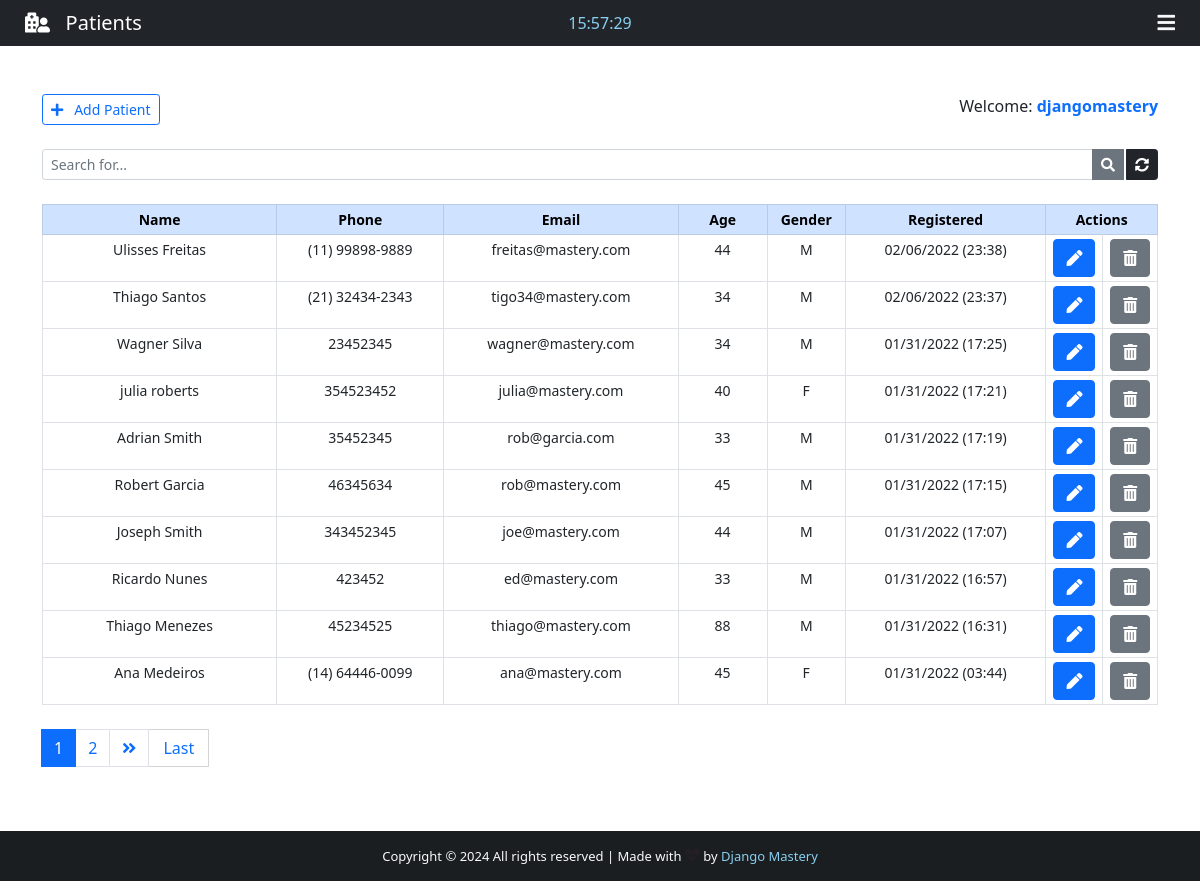
The app's page /backend/ (signed in) with its own data.
### App/models.py (models this page shows, shortened)
class Patient(models.Model):
    GENDER = (
        ('M', 'M'),
        ('F', 'F'),
    )
    id = models.IntegerField(primary_key=True)
    name = models.CharField(max_length=40)
    phone = models.CharField(max_length=20)
    email = models.CharField(max_length=40)
    age = models.CharField(max_length=3)
    gender = models.CharField(max_length=1, null=True, choices=GENDER)
    note = models.TextField(blank=True)
    created_at = models.DateTimeField(auto_now_add=True)

### App/views.py (the view)
# urls.py: path('backend/', views.backend, name="backend"),
@cache_control(no_cache=True, must_revalidade=True, no_store=True)
@login_required(login_url="login")
def backend(request):
    if 'q' in request.GET:
        q = request.GET['q']
        all_patient_list = Patient.objects.filter(
            Q(name__icontains=q) | Q(phone__icontains=q) | Q(email__icontains=q) | Q(
                age__icontains=q) | Q(gender__icontains=q) | Q(note__icontains=q)
        ).order_by('-created_at')
    else:
        all_patient_list = Patient.objects.all().order_by('-created_at')
    paginator = Paginator(all_patient_list, 10)
    page = request.GET.get('page')
    all_patient = paginator.get_page(page)
    total = Patient.objects.all().count()
    return render(request, "backend.html", {"patients": all_patient, 'count': total})

### App/templates/backend.html (shortened to what this page needs)
{% extends 'base.html' %}
{% block nav-content %}
<i class="fas fa-hospital-user"></i>&nbsp;&nbsp; Patients
{% endblock nav-content %}
{% block time %}
<div class="col-sm">
<center>
    <span id="clock" style="color: #89cff0;"></span>
</center>
</div>
{% endblock time %}
{% block btn-nav %}
<div class="text-light" id="sidebar" data-bs-toggle="offcanvas" data-bs-target="#offcanvasRight" aria-controls="offcanvasRight">
    <i class="fas fa-bars"></i>
</div>
{% endblock btn-nav %}
{% block footer %} style="color: #89cff0; text-decoration: none;" {% endblock footer %}
{% block content %}
<div class="container">
    <br><br>
    <div class="d-flex justify-content-between">
        <a href="{% url 'add_patient' %}" id="Btn-add-desktop" class="btn btn-outline-primary btn-sm txt-sm"><i class="fas fa-plus"></i>&nbsp;&nbsp; Add Patient</a>
        <span class="txt-sm">
            Welcome: <strong><span class="text-primary">{{ user.get_username }}</span></strong>
        </span>
    </div>
    <form>
        <div class="input-group input-group-sm mb-3 mt-4">
            <input name="q" type="text" class="form-control" placeholder="Search for..." value="{{ request.GET.q }}">
            <button class="btn btn-secondary"><i class="fas fa-search"></i></button>
            <a href="{% url 'backend' %}" class="btn btn-dark" style="margin-left: 2px;"><i class="fas fa-sync-alt"></i></a>
        </div>
    </form>
    <center>
        <table class="table table-bordered table-sm mt-4" style="text-align: center; font-size: 14px;">
            <thead class="table-primary">
                <tr>
                    <th style="width: 21%;">Name</th>
                    <th style="width: 15%;">Phone</th>
                    <th style="width: 21%;">Email</th>
                    <th style="width: 8%;">Age</th>
                    <th style="width: 7%;">Gender</th>
                    <th style="width: 18%;">Registered</th>
                    {% if request.user.is_superuser %}
                    <th style="width: 10%;" colspan="2">Actions</th>
                    {% else %}
                    <th style="width: 10%;" colspan="2">Edit Patient</th>
                    {% endif %}
                </tr>
            </thead>
            {% for patient in patients %}
            <tr class="txt-sm" id="chk_td">
                <td data-label="Name" id="top-table">{{ patient.name }}</td>
                <td data-label="Phone" id="responsive-border">{{ patient.phone }}</td>
                <td data-label="Email" id="responsive-border">{{ patient.email }}</td>
                <td data-label="Age" id="responsive-border">{{ patient.age }}</td>
                <td data-label="Gender" id="responsive-border">{{ patient.gender }}</td>
                <td data-label="Resgistered" id="responsive-border">{{ patient.created_at | date:'m/d/Y (H:i)' }}</td>
                <td>
                    <a class="btn btn-primary btn-action" href="/patient/{{ patient.id }}" title="Edit patient">
                        <i class="fas fa-pen"></i>
                    </a>
                </td>
                {% if request.user.is_superuser %}
                <td>
                    <a class="btn btn-secondary btn-action" title="Delete patient" data-bs-toggle="modal" data-bs-target="#deleteModal{{ patient.pk }}">
                        <i class="fas fa-trash-alt"></i>
                    </a>
                </td>
                {% endif %}
            </tr>
            {% endfor %}
        </table>
    </center>
    <nav class="mt-4 txt-sm">
        {% if patients.has_other_pages %}
        <ul class="pagination justify-content-left">
            {% for i in patients.paginator.page_range %}
                {% if patients.number == i %}
                <li class="page-item active"><span class="page-link">{{ i }}</span></li>
                {% else %}
                <li class="page-item"><a class="page-link" href="?page={{ i }}">{{ i }}</a></li>
                {% endif %}
            {% endfor %}
            {% if patients.has_next %}
            <li class="page-item"><a class="page-link" href="?page={{ patients.next_page_number }}"><i class="fas fa-angle-double-right"></i></a></li>
            <a href="?page={{ patients.paginator.num_pages }}" class="btn btn-outline-primary mb-4" id="last" style="border-radius: 1px; border: 1px solid #d3d3d3; border-left: none;">Last</a>
            {% else %}
            <li class="page-item disabled"></li>
            {% endif %}
        </ul>
        {% endif %}
    </nav>
</div>
<br><br><br>
{% endblock content %}

### App/templates/base.html (shortened to what this page needs)
{% load static %}
<!DOCTYPE html>
<html lang="en">
<head>
    <link href="https://cdn.jsdelivr.net/npm/bootstrap@5.0.2/dist/css/bootstrap.min.css" rel="stylesheet">
    <link rel="stylesheet" href="https://use.fontawesome.com/releases/v5.15.4/css/all.css">
    <link href= {% static "css/style.css" %} rel="stylesheet">
</head>
<body>
    <div class="wrapper">
        <header>
            <nav class="navbar navbar-expand-lg navbar-dark bg-dark">
                <div class="col-sm">
                    <a class="navbar-brand flex-grow-1" id="nav-content">
                        {% block nav-content %}{% endblock nav-content %}
                    </a>
                </div>
                {% block time %} {% endblock time %}
                <div class="col-sm">
                    {% block btn-nav %}{% endblock btn-nav %}
                </div>
            </nav>
        </header>
        {% block content %}{% endblock content %}
    </div>
    <footer class="bg-dark text-center text-lg-start text-light" id="footer">
        <div class="text-center p-3" style="background-color: rgba(0, 0, 0, 0.2);">
            Copyright &copy; {% now "Y" %} <span id="all-rights">All rights reserved</span> | Made with
            <i class="text-danger fas fa-heartbeat blink_me" style="font-size: 15px;"></i> by
            <a href="#" target="_blank" {% block footer %} style="color: #0dcaf0; text-decoration: none;" {% endblock footer %}>Django Mastery</a>
        </div>
    </footer>
</body>
</html>

### App/static/css/style.css (style rules this page uses)
html, body { height: 100%; margin: 0; max-width: 100%; overflow: hidden; }
#nav-content { text-align: center; color: #fff; margin-left: 25px; }
#sidebar, #front-nav-icon { float: right; margin-right: 25px; cursor: pointer; font-size: 20px; }
.wrapper { min-height: 100%; margin-bottom: -50px; }
#footer, .push { height: 50px; font-size: 13px; }
#first, #last { width: 60px; }

### records on screen
Patient: name "Ulisses Freitas", phone "(11) 99898-9889", email "freitas@mastery.com", age "44", gender "M", created_at "02/06/2022 (23:38)"
Patient: name "Thiago Santos", phone "(21) 32434-2343", email "tigo34@mastery.com", age "34", gender "M", created_at "02/06/2022 (23:37)"
Patient: name "Wagner Silva", phone "23452345", email "wagner@mastery.com", age "34", gender "M", created_at "01/31/2022 (17:25)"
Patient: name "julia roberts", phone "354523452", email "julia@mastery.com", age "40", gender "F", created_at "01/31/2022 (17:21)"
Patient: name "Adrian Smith", phone "35452345", email "rob@garcia.com", age "33", gender "M", created_at "01/31/2022 (17:19)"
Patient: name "Robert Garcia", phone "46345634", email "rob@mastery.com", age "45", gender "M", created_at "01/31/2022 (17:15)"
Patient: name "Joseph Smith", phone "343452345", email "joe@mastery.com", age "44", gender "M", created_at "01/31/2022 (17:07)"
Patient: name "Ricardo Nunes", phone "423452", email "ed@mastery.com", age "33", gender "M", created_at "01/31/2022 (16:57)"
Patient: name "Thiago Menezes", phone "45234525", email "thiago@mastery.com", age "88", gender "M", created_at "01/31/2022 (16:31)"
Patient: name "Ana Medeiros", phone "(14) 64446-0099", email "ana@mastery.com", age "45", gender "F", created_at "01/31/2022 (03:44)"

### other values on screen
{{ user.get_username }} "djangomastery"
{{ i }} "1"
{{ i }} "2"
